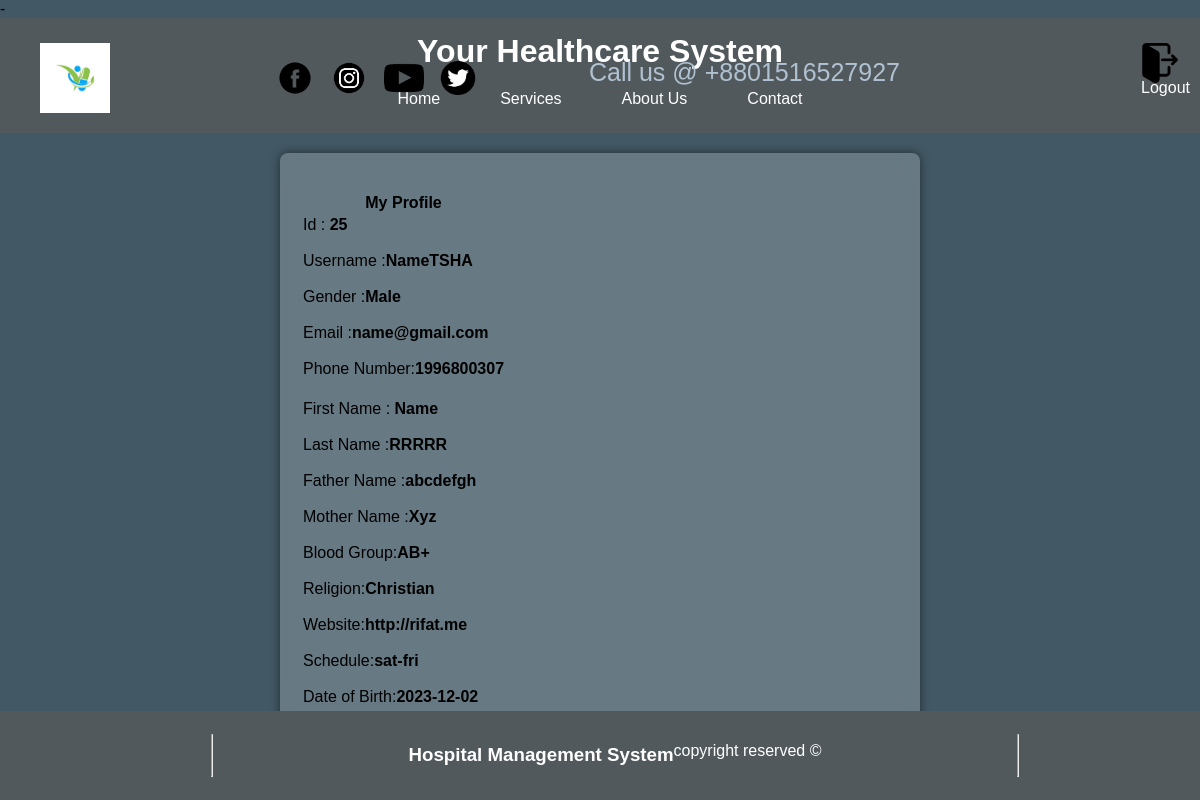
Page /Views/Profile.php (signed in) on the committed database.
### tables this page shows
CREATE TABLE `profile` (
  `Email` varchar(50) NOT NULL,
  `FirstName` varchar(50) NOT NULL,
  `LastName` varchar(50) NOT NULL,
  `FatherName` varchar(50) NOT NULL,
  `MotherName` varchar(50) NOT NULL,
  `BloodGroup` varchar(4) NOT NULL,
  `Religion` varchar(10) NOT NULL,
  `Website` varchar(100) NOT NULL,
  `Schedule` varchar(100) NOT NULL,
  `Dob` date NOT NULL
);

### Views/Profile.php (the view, shortened to what this page needs)
<!DOCTYPE html>
<html lang="en">
<head>
    <link rel="stylesheet" href="../Views/css/styles.css">
</head>
<body class="Body">
<div id="profilediv">
<table >
    <thead>
        <tr>
            <th>My Profile</th>
        </tr>
    </thead>
    <tbody>
    <?php
function sanitize($data) {
    $data = trim($data);
    $data = stripslashes($data);
    $data = htmlspecialchars($data);
    return $data;
}
     $Email = sanitize($_SESSION['Email']);
     $con = getConnection();
     $stmt = $con->prepare("Select Id, Username, Gender, Email, Image, PhoneNumber from auth Where Email =?");
     $stmt->bind_param('s', $Email);
    $stmt->execute();
        $result = $stmt->get_result();
        while($row = $result->fetch_assoc()){
        echo '
        <tr>
        <td>Id      : <b>'.$row['Id'].' </b><br><br>
        Username    :<b>'.$row['Username'].'</b><br><br>
        Gender    :<b>'.$row['Gender'].'</b><br><br>
        Email       :<b>'.$row['Email'].'</b><br><br>
        Phone Number:<b>'.$row['PhoneNumber'].'</b></td><br>
</tr>';
 }
     $con = getConnection();
     $stmt = $con->prepare("Select Email, FirstName, LastName, FatherName, MotherName, BloodGroup, Religion,Website, Schedule, Dob from profile Where Email =?");
     $stmt->bind_param('s', $Email);
    $stmt->execute();
        $result = $stmt->get_result();
        while($row = $result->fetch_assoc()){
        echo '
        <tr>
        <td><br>First Name      : <b>'.$row['FirstName'].' </b><br><br>
        Last Name    :<b>'.$row['LastName'].'</b><br><br>
        Father Name    :<b>'.$row['FatherName'].'</b><br><br>
        Mother Name       :<b>'.$row['MotherName'].'</b><br><br>
        Blood Group:<b>'.$row['BloodGroup'].'</b><br><br>
        Religion:<b>'.$row['Religion'].'</b><br><br>
        Website:<b>'.$row['Website'].'</b><br><br>
        Schedule:<b>'.$row['Schedule'].'</b><br><br>
        Date of Birth:<b>'.$row['Dob'].'</b></td>
</tr>
';
        }
?>
</tbody>
</table>
</div>
<br><br><a class="DDref" href="DoctorDashboard.php">Back</a><br>
</body>
</html>

### Views/css/styles.css (style rules this page uses)
#Hbody { width : 100%; margin: 0; padding: 0; font-family: Arial, sans-serif; position : absolute; }
#Hheader { background-color: #52595d; color: #fff; padding: 15px; text-align: center; margin-bottom: 10px; }
#Hhead { margin: 0; }
#Hnav { display: flex; justify-content: center; margin-top: 10px; }
.Hlink { color: #fff; text-decoration: none; padding: 10px 20px; margin: 0 10px; border-radius: 5px; transition: background-color 0.3s; }
#icon { height : 70px; width : 70px; margin-top: 10px; position: absolute; left: 40px; }
#icons { margin : 20px; position: absolute; left: 250px; }
.logo { width:40px; height:40px; padding : 5px; }
#logoutic { width:40px; height:40px; position: absolute; right: 10px; }
#logoutp { position: absolute; text-decoration: none; color : white; right: 10px; margin-top: 10px; }
#number { font-size: 25px; color :rgb(176, 193, 209); position: absolute; margin-top: 25px; right: 300px; }
.Body { background-color: #425864; }
.DDref { width: 100%; border: #52595d; box-shadow: #52595d; color:rgb(176, 228, 228); text-decoration: none; }
#profilediv { height: 90%; width:50%; align-items: center; color: #603333; align-items: center; background-color: rgba(255, 255, 255, 0.2); backdrop-filter: blur(10px); padding: 20px; border-radius: 8px; box-shadow: 0 0 10px rgba(0, 0, 0, 0.5); max-width: 600px; margin-left: 400px; margin : 20px auto; }

### rows in the picture
profile: FirstName "Name", LastName "RRRRR", FatherName "abcdefgh", MotherName "Xyz", BloodGroup "AB+", Religion "Christian", Website "http://rifat.me", Schedule "sat-fri", Dob "2023-12-02"

### other values in the picture
$row['Id'] "25"
$row['Username'] "NameTSHA"
$row['Gender'] "Male"
$row['Email'] "name@gmail.com"
$row['PhoneNumber'] "1996800307"
